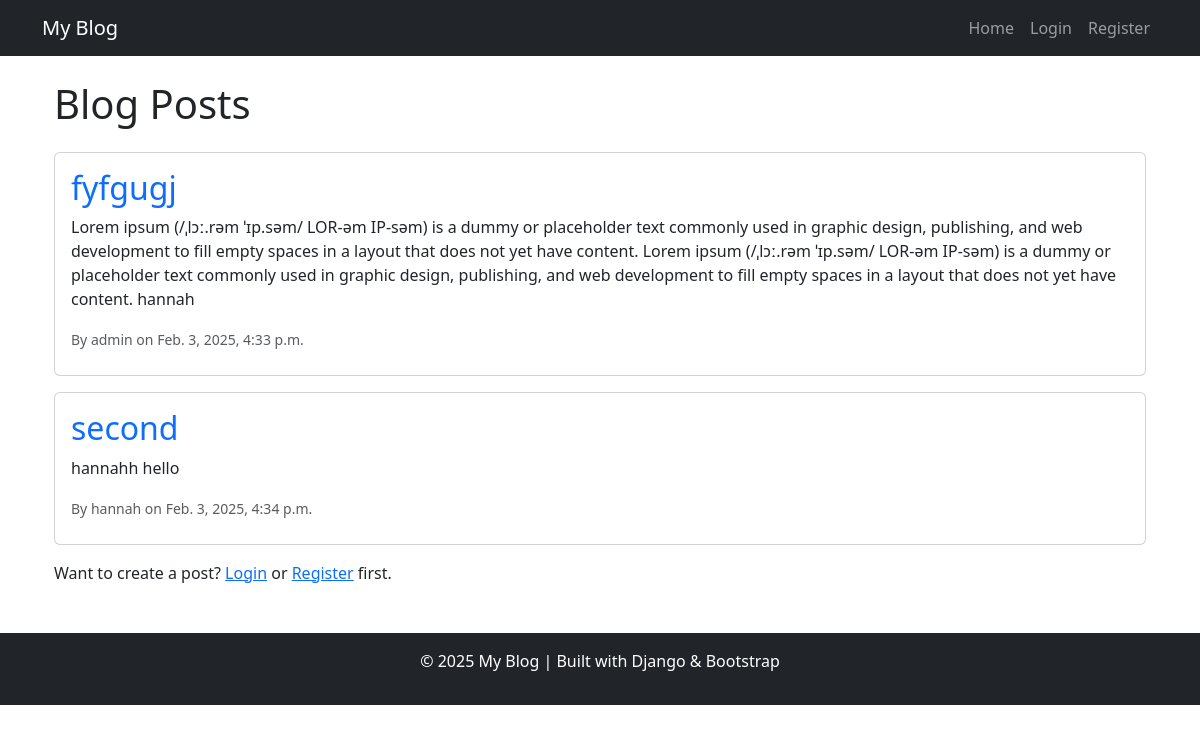
The page / on the database its author committed.
### blog/models.py (models this page shows, shortened)
class BlogPost(models.Model):
    title = models.CharField(max_length=200)
    content = models.TextField()
    publication_date = models.DateTimeField(auto_now_add=True)
    author = models.ForeignKey(User, on_delete=models.CASCADE)

### blog/views.py (the view)
# urls.py: path('', views.home, name='home'),
def home(request):
    posts = BlogPost.objects.all()
    return render(request, 'blog/home.html', {'posts': posts})

### templates/blog/home.html (shortened to what this page needs)
{% extends 'base.html' %}
{% block content %}
<div class="container">
    <h1 class="mb-4">Blog Posts</h1>
    {% for post in posts %}
        <div class="card mb-3">
            <div class="card-body">
                <h2 class="card-title">
                    <a href="{% url 'post_detail' post.id %}" class="text-decoration-none">{{ post.title }}</a>
                </h2>
                <p class="card-text">{{ post.content }}</p>
                <small class="text-muted">By {{ post.author }} on {{ post.publication_date }}</small>
            </div>
        </div>
    {% empty %}
        <p class="text-muted">No blog posts yet. Be the first to create one!</p>
    {% endfor %}
    {% if user.is_authenticated %}
        <a href="{% url 'create_post' %}" class="btn btn-success mt-3">Create New Post</a>
    {% else %}
        <p class="mt-3">Want to create a post? <a href="{% url 'login' %}">Login</a> or <a href="{% url 'register' %}">Register</a> first.</p>
    {% endif %}
</div>
{% endblock %}

### templates/base.html (shortened to what this page needs)
<!DOCTYPE html>
<html lang="en">
<head>
    <link href="https://cdn.jsdelivr.net/npm/bootstrap@5.3.0/dist/css/bootstrap.min.css" rel="stylesheet">
</head>
<body>
    <nav class="navbar navbar-expand-lg navbar-dark bg-dark">
        <div class="container">
            <a class="navbar-brand" href="{% url 'home' %}">My Blog</a>
            <div class="collapse navbar-collapse" id="navbarNav">
                <ul class="navbar-nav ms-auto">
                    <li class="nav-item">
                        <a class="nav-link" href="{% url 'home' %}">Home</a>
                    </li>
                    {% if user.is_authenticated %}
                        <li class="nav-item">
                            <a class="nav-link" href="{% url 'create_post' %}">New Post</a>
                        </li>
                        <li class="nav-item">
                            <span class="nav-link text-white">Welcome, {{ user.username }}</span>
                        </li>
                        <li class="nav-item">
                            <a class="nav-link" href="{% url 'logout' %}">Logout</a>
                        </li>
                    {% else %}
                        <li class="nav-item">
                            <a class="nav-link" href="{% url 'login' %}">Login</a>
                        </li>
                        <li class="nav-item">
                            <a class="nav-link" href="{% url 'register' %}">Register</a>
                        </li>
                    {% endif %}
                </ul>
            </div>
        </div>
    </nav>
    <div class="container mt-4">
        {% block content %}
        {% endblock %}
    </div>
    <footer class="bg-dark text-white text-center py-3 mt-5">
        <p>© 2025 My Blog | Built with Django & Bootstrap</p>
    </footer>
</body>
</html>

### rows shown on the page
BlogPost: title "fyfgugj", content "Lorem ipsum (/ˌlɔː.rəm ˈɪp.səm/ LOR-əm IP-səm) is a dummy or placeholder text commonly used in graphic design, publishing, and web development to fill empty spaces in a layout that does not yet have content. Lorem ipsum (/ˌlɔː.rəm ˈɪp.səm/ LOR-əm IP-səm) is a dummy or placeholder text commonly used in graphic design, publishing, and web development to fill empty spaces in a layout that does not yet have content. hannah", author "admin", publication_date "Feb. 3, 2025, 4:33 p.m."
BlogPost: title "second", content "hannahh hello", author "hannah", publication_date "Feb. 3, 2025, 4:34 p.m."
